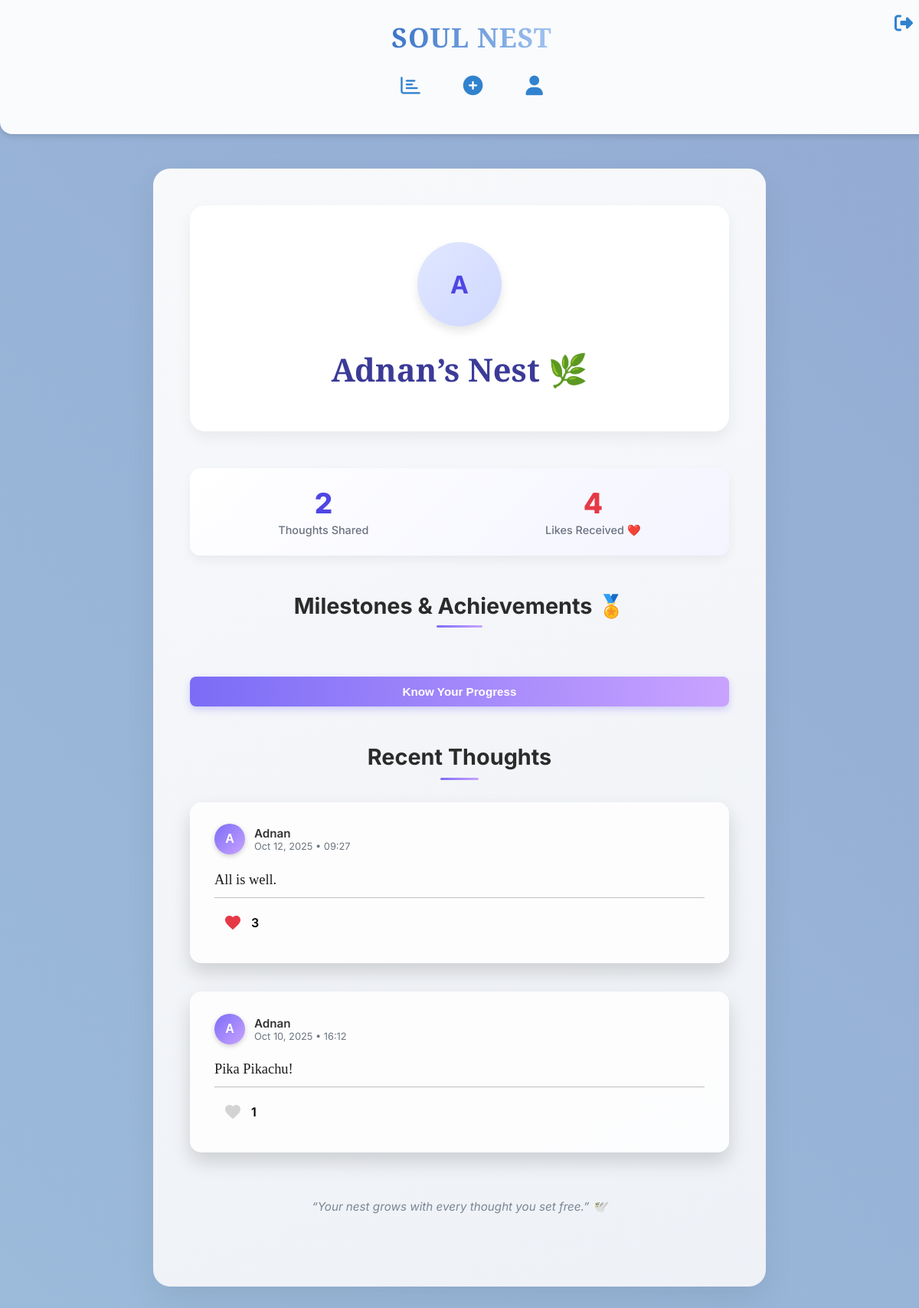
Screenshot of /profile/1 (signed in) with the database file from the repository.
### models.py (models this page shows, shortened)
class User(db.Model, UserMixin):
    id = db.Column(db.Integer, primary_key=True)
    username = db.Column(db.String(80), nullable=False, unique=True)
    password = db.Column(db.String(200), nullable=False)
    profile_image = db.Column(db.String(200), nullable=True)
    liked_thoughts = db.relationship(
        'Thought', secondary='likes',
        back_populates='liked_by', lazy='dynamic'
    )
    def total_likes_received(self):
        return sum(thought.liked_by.count() for thought in self.thoughts)

class Thought(db.Model):
    id = db.Column(db.Integer, primary_key=True)
    content = db.Column(db.Text, nullable=False)
    user_id = db.Column(db.Integer, db.ForeignKey('user.id'), nullable=False)
    timestamp = db.Column(db.DateTime, default=datetime.utcnow)
    mood = db.Column(db.String(50), nullable=True)
    comments = db.relationship('Comment', backref='thought', lazy='select')
    user = db.relationship('User', backref=db.backref('thoughts', lazy=True))
    liked_by = db.relationship(
        'User', secondary='likes',
        back_populates='liked_thoughts', lazy='dynamic' # Keep dynamic for efficiency
    )
    def is_liked_by(self, user):
        return self.liked_by.filter(likes.c.user_id == user.id).first() is not None
    def like_count(self):
        return self.liked_by.count()

### app.py (the view)
@app.route('/profile/<int:user_id>')
@login_required
def user_profile(user_id):
    user_to_view = User.query.get_or_404(user_id)
    user_posts = sorted(user_to_view.thoughts, key=lambda t: t.timestamp, reverse=True)
    total_likes = user_to_view.total_likes_received()
    milestones = get_milestones(user_to_view)
    return render_template(
        'profile.html',
        user=user_to_view,
        posts=user_posts,
        total_likes=total_likes,
        milestones=milestones
    )

### app.py (called while the page is built)
@login_manager.user_loader
def load_user(user_id):
    return User.query.get(int(user_id))  # Loads user by ID

### milestones.py (called while the page is built)
def create_badge(name, icon, current, target):
    achieved = current >= target
    target = max(target, 1)  # avoid division by zero
    progress = f"{min(current, target)}/{target}"
    percentage = min(int((min(current, target) / target) * 100), 100)
    return {
        'name': name,
        'icon': icon,
        'progress': progress,
        'percentage': percentage,
        'achieved': achieved
    }

def calculate_streak_badge(user):
    if not user.thoughts:
        return None
    unique_dates = sorted({t.timestamp.date() for t in user.thoughts}, reverse=True)
    streak_days = 0
    last_date = datetime.utcnow().date() + timedelta(days=1)
    for current_date in unique_dates:
        diff = (last_date - current_date).days
        if diff == 1:
            streak_days += 1
            last_date = current_date
        elif diff == 0:
            last_date = current_date
        else:
            break
    today = datetime.utcnow().date()
    if unique_dates and (today - unique_dates[0]).days > 1:
        return None  # streak broken
    STREAK_TARGET = 7
    if streak_days >= 3:
        return create_badge("Soul Architect", "🔥", streak_days, STREAK_TARGET)
    return None

### templates/profile.html (shortened to what this page needs)
{% extends "base.html" %}
{% from 'macros.html' import render_thought_card %}
{% block content %}
<div class="profile-container" style="
    max-width: 1000px;
    margin: 4rem auto 6rem;
    padding: 3rem 3rem 5rem;
    background: linear-gradient(160deg, #f8f9fb 0%, #eef1f6 100%);
    border-radius: 22px;
    box-shadow: 0 18px 40px rgba(0, 0, 0, 0.07);
">
    <div class="profile-header-card" data-aos="fade-up" style="
        text-align: center;
        padding: 3rem 2rem;
        border-radius: 20px;
        background: #ffffff;
        box-shadow: 0 8px 20px rgba(0, 0, 0, 0.06);
        margin-bottom: 3rem;
        transition: all 0.3s ease;
    ">
        {% if user.profile_image %}
            <img src="{{ user.profile_image }}" alt="{{ user.username }}" style="
                width: 110px; height: 110px;
                border-radius: 50%;
                object-fit: cover;
                box-shadow: 0 6px 14px rgba(79, 70, 229, 0.25);
                margin-bottom: 1rem;
                border: 3px solid #ecebff;
            ">
        {% else %}
            <div style="
                width: 110px; height: 110px;
                border-radius: 50%;
                background: linear-gradient(135deg, #e0e7ff, #d0d8ff);
                color: #4f46e5;
                display: flex; align-items: center; justify-content: center;
                font-size: 2rem; font-weight: 700;
                margin: 0 auto 1rem;
                box-shadow: 0 6px 12px rgba(0,0,0,0.1);
            ">
                {{ user.username[0]|upper }}
            </div>
        {% endif %}
        <h1 style="
            font-family: 'Playfair Display', serif;
            font-size: 2.6rem;
            color: #3b3b98;
            margin-bottom: 0.3rem;
        ">
            {{ user.username }}’s Nest 🌿
        </h1>
    </div>
    <div class="stats-bar" data-aos="fade-up" style="
        display: flex;
        justify-content: space-around;
        padding: 1.5rem 0;
        margin-bottom: 3rem;
        border-radius: 14px;
        background: linear-gradient(135deg, #ffffff, #f3f4ff);
        box-shadow: 0 6px 14px rgba(0, 0, 0, 0.05);
    ">
        <div class="stat-item" style="text-align: center;">
            <div style="font-size: 2.3rem; font-weight: 800; color: #4f46e5; line-height: 1.2;">
                {{ posts|length }}
            </div>
            <div style="font-size: 0.9rem; color: #6b7280; font-weight: 500; margin-top: 0.25rem;">
                Thoughts Shared
            </div>
        </div>
        <div class="stat-item" style="text-align: center;">
            <div style="font-size: 2.3rem; font-weight: 800; color: #e63946; line-height: 1.2;">
                {{ total_likes }}
            </div>
            <div style="font-size: 0.9rem; color: #6b7280; font-weight: 500; margin-top: 0.25rem;">
                Likes Received ❤️
            </div>
        </div>
    </div>
    <h2 data-aos="fade-up" style="
        font-family: 'Inter', sans-serif;
        font-size: 1.8rem;
        font-weight: 700;
        color: #2b2b2b;
        text-align: center;
        margin-bottom: 2rem;
        position: relative;
    ">
        Milestones & Achievements 🏅
        <span style="
            display:block;
            width: 60px;
            height: 3px;
            background: linear-gradient(90deg, #7b6cf6, #c9a3ff);
            margin: 0.5rem auto 0;
            border-radius: 4px;
        "></span>
    </h2>
    {% if milestones|selectattr("achieved", "equalto", false)|list %}
        <button id="show-progress-btn" class="progress-btn "style="
            margin:1rem auto 0;
            display:block;
            padding:0.7rem 1.5rem;
            border:none;
            background: linear-gradient(90deg, #7b6cf6, #c9a3ff);
            color:white;
            border-radius:8px;
            cursor:pointer;
            font-weight:600;
            font-size:0.95rem;
            transition: all 0.3s ease;
            box-shadow: 0 4px 10px rgba(123,108,246,0.3);
        ">
            Know Your Progress
        </button>
    {% endif %}
    <h2 data-aos="fade-up" style="
        font-family: 'Inter', sans-serif;
        font-size: 1.8rem;
        font-weight: 700;
        color: #2b2b2b;
        text-align: center;
        margin-top: 3rem;
        margin-bottom: 1.8rem;
    ">
        Recent Thoughts
        <span style="
            display:block;
            width: 50px;
            height: 3px;
            background: linear-gradient(90deg, #7b6cf6, #c9a3ff);
            margin: 0.6rem auto 0;
            border-radius: 4px;
        "></span>
    </h2>
    <div class="user-feed" data-aos="fade-up" style="display:flex; flex-direction:column; gap:1.5rem;">
        {% if posts %}
            {% for post in posts %}
                {{ render_thought_card(thought=post, current_user=current_user, editable=(user.id == current_user.id)) }}
            {% endfor %}
        {% else %}
            <p style="color:#7b8794; padding:1rem; text-align:center; background:#fff; border-radius:8px;">
                {{ user.username }} hasn't shared any thoughts yet.
            </p>
        {% endif %}
    </div>
    <p style="text-align:center; color:#7b8794; font-style:italic; margin-top:3rem; font-size:0.95rem;">
        “Your nest grows with every thought you set free.” 🕊️
    </p>
</div>
{% endblock content %}

### templates/macros.html (shortened to what this page needs)
{% macro render_thought_card(thought, current_user, editable=true) %}
<div class="thought-card mood-{{ thought.mood }}" data-aos="fade-up" style="
    padding: 1.8rem 2rem;
    border-radius: 15px;
    box-shadow: 0 12px 25px rgba(0,0,0,0.15);
    transition: transform 0.3s ease, box-shadow 0.3s ease, background 0.4s ease;
"
onmouseover="this.style.transform='scale(1.03)'; this.style.boxShadow='0 18px 35px rgba(0,0,0,0.25)';"
onmouseout="this.style.transform='scale(1)'; this.style.boxShadow='0 12px 25px rgba(0,0,0,0.15)';">
    <div class="thought-header" style="display: flex; align-items: center; gap: 0.75rem; margin-bottom: 0.75rem;">
        <div style="
            width: 40px; height: 40px;
            border-radius: 50%;
            background: linear-gradient(135deg, #7b6cf6, #c9a3ff);
            display: flex; align-items: center; justify-content: center;
            font-weight: 700; color: white;
            font-family: 'Zalando Sans SemiExpanded', sans-serif;
            font-size: 1rem; text-transform: uppercase;
            box-shadow: 0 2px 6px rgba(0,0,0,0.2);
        ">
            {{ thought.user.username[0] }}
        </div>
        <div>
            <div style="font-weight: 600; font-size: 0.95rem; color: #333;">
                {{ thought.user.username }}
            </div>
            <div style="font-size: 0.8rem; color: #6c757d;">
                {{ thought.timestamp.strftime('%b %d, %Y • %H:%M') }}
            </div>
        </div>
    </div>
    <p class="thought-content" style="
        font-family: 'PT Serif', serif;
        font-size: 1.15rem; color: #1c1c1c; font-weight: 500;
        line-height: 1.6; margin-bottom: 0.5rem;
    ">
        {{ thought.content }}
    </p>
    <div style="height:1px; background:#b0aeaec6; margin-top:0.5rem; margin-bottom:0.5rem; width:100%;"></div>
    <div class="thought-footer" style="display: flex; justify-content: space-between; align-items: center;">
        <div class="like-section" style="display:flex; align-items:center; gap:0.003rem;">
            <button type="button"
                    class="heart-icon {% if thought.is_liked_by(current_user) %}liked{% endif %}"
                    data-id="{{ thought.id }}"
                    onclick="toggleLike(this)"
                style="background:none; border:none; cursor:pointer; display:flex; align-items:center; gap:0.2rem;">
                <svg width="24" height="24" viewBox="0 0 24 24" fill="{% if thought.is_liked_by(current_user) %}#e63946{% else %}#d3d3d3{% endif %}" xmlns="http://www.w3.org/2000/svg">
                    <path d="M12 21.35l-1.45-1.32C5.4 15.36 2 12.28 2 8.5 2 5.42 4.42 3 7.5 3c1.74 0 3.41 0.81 4.5 2.09C13.09 3.81 14.76 3 16.5 3 19.58 3 22 5.42 22 8.5c0 3.78-3.4 6.86-8.55 11.54L12 21.35z"/>
                </svg>
            </button>
            <span id="like-count-{{ thought.id }}" style="font-weight:600;">{{ thought.like_count() }}</span>
        </div>
    </div>
</div>
{% endmacro %}

### templates/base.html (style rules this page uses)
:root { --primary: #3182ce; --primary-light: #e0f2fe; --text-dark: #212529; --text-muted: #6c757d; --bg: #f8f9fa; --card-bg: #ffffff; --card-shadow: 0 4px 6px rgba(0, 0, 0, 0.1); }
body { font-family: 'Inter', sans-serif; margin: 0; background: linear-gradient(45deg, #a8d8ea 0%, #8b97c8 100%); background-size: 400% 400%; animation: gradientShift 15s ease infinite; overflow-x: hidden; }
.thought-card { background: rgba(255, 255, 255, 0.85); padding: 1.5rem; border-radius: 12px; box-shadow: var(--card-shadow); margin-bottom: 0.8rem; transition: transform 0.3s, box-shadow 0.3s, background 0.3s; }
button { width: 100%; padding: 0.75rem; background-color: var(--primary); color: white; border: none; border-radius: 8px; font-size: 1rem; font-weight: 600; cursor: pointer; }

### rows the page displays
User: username "A", username "Adnan", user "A", user.username "Adnan"
Thought: timestamp "Oct 12, 2025 • 09:27", content "All is well.", like_count "3"
Thought: timestamp "Oct 10, 2025 • 16:12", content "Pika Pikachu!", like_count "1"

### other values shown
{{ posts|length }} "2"
{{ total_likes }} "4"
